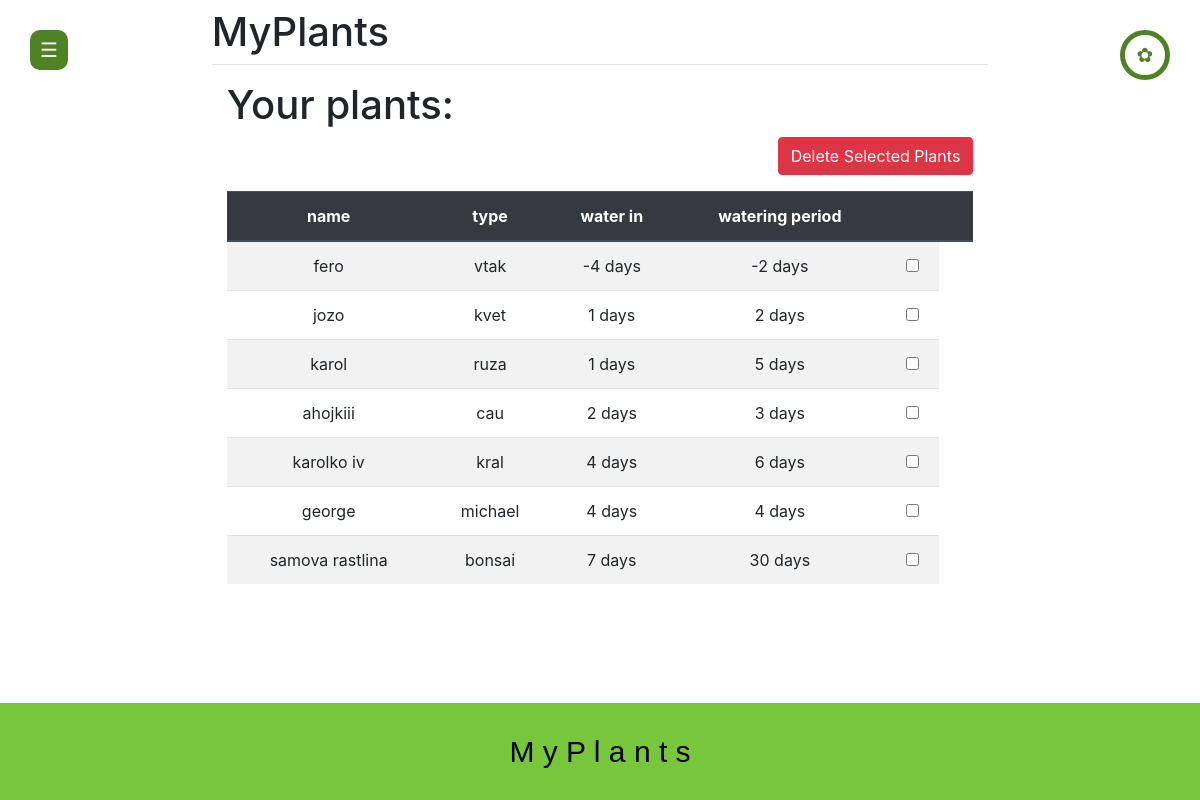
The app's page /home/ (signed in), older data.
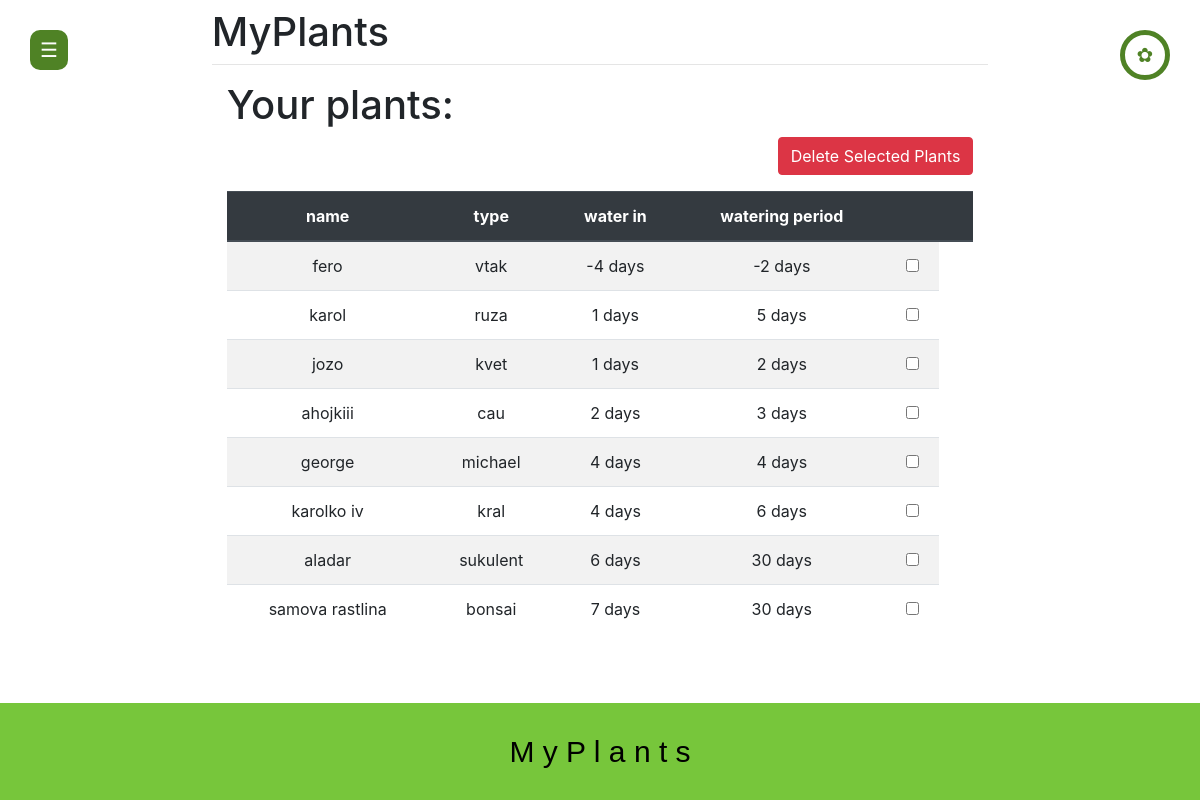
The same page, newer data.
### main/models.py (models this page shows, shortened)
class Plants(models.Model):
    listID = models.ForeignKey(PlantList, on_delete=models.CASCADE, related_name='plants')
    name = models.CharField(max_length=200)
    type = models.CharField(max_length=200)
    water = models.IntegerField()
    period = models.IntegerField()

### main/views.py (the view)
# urls.py: 2. Add a URL to urlpatterns:  path('', views.home, name='home')
@login_required
def home(request):
    plants = Plants.objects.filter(listID__userID=request.user)
    return render(request, 'main/home.html', {'plants': plants})

### main/templates/main/home.html (shortened to what this page needs)
{% extends 'main/base.html' %}
{% block content %}
<form method="POST" action="{% url 'delete_plants' %}">
    <div class="container">
        <h1>Your plants:</h1>
        <div class="text-right mb-3">
            <button type="submit" class="btn btn-danger">Delete Selected Plants</button>
        </div>
        <div class="table-responsive" style="max-height: 500px; overflow-y: auto;">
            <table class="table table-striped table-hover text-center">
                <thead class="thead-dark">
                    <tr>
                        <th>name</th>
                        <th>type</th>
                        <th>water in</th>
                        <th>watering period</th>
                        <th></th>
                        <th></th>
                    </tr>
                </thead>
                <tbody>
                    {% for plant in plants|dictsort:"water" %}
                    <tr>
                        <td>{{ plant.name }}</td>
                        <td>{{ plant.type }}</td>
                        <td>{{ plant.water }} days</td>
                        <td>{{ plant.period }} days</td>
                        <td><input type="checkbox" name="plant_id" value="{{ plant.id }}"></td>
                    </tr>
                    {% endfor %}
                </tbody>
            </table>
        </div>
    </div>
</form>
{% endblock %}

Row changes from the older to the newer data that the page shows:
shown differently, row unchanged: Plants "karol": moves up the list
shown differently, row unchanged: Plants "george": moves up the list
added Plants: name "aladar", type "sukulent", water "6", period "30"
